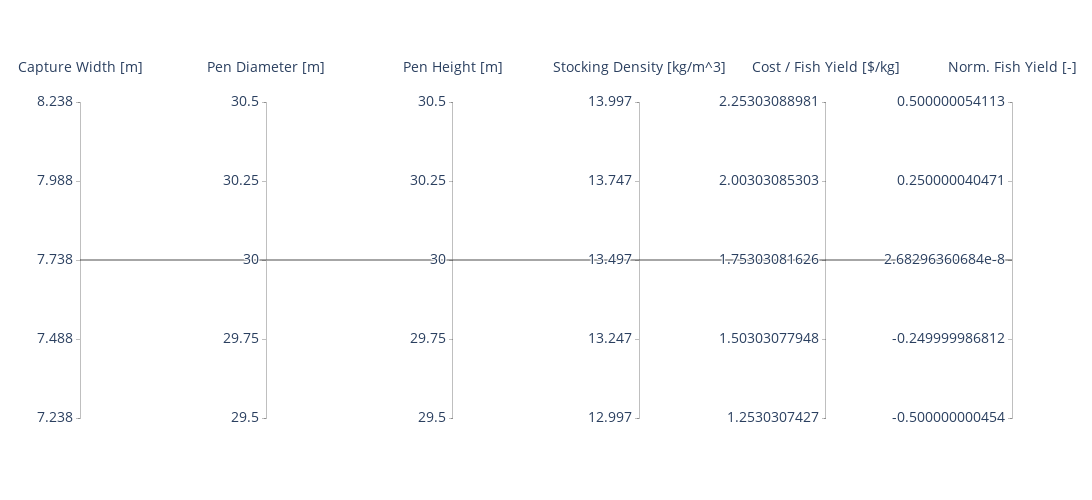

Notebook code cell kept with this figure:
### Code cell
# ref: https://plotly.com/python/parallel-coordinates-plot/
import plotly.graph_objects as go

import pandas as pd

df['run_id'] = np.random.randn(len(df))

fig = go.Figure(data=
    go.Parcoords(
        line = dict(color = df['run_id'],
                   colorscale = [[0,'white'],[1,'black']],
                                                                     ),
        dimensions = list([
            dict(range = [min(df['capture_width'])-.5,max(df['capture_width'])+.5],
                tickvals = np.linspace(min(df['capture_width'])-.5,max(df['capture_width'])+.5, 5),
                label = 'Capture Width [m]', values = df['capture_width']),
            dict(range = [min(df['pen_diameter'])-.5,max(df['pen_diameter'])+.5],
                tickvals = np.linspace(min(df['pen_diameter'])-.5,max(df['pen_diameter'])+.5, 5),
                label = 'Pen Diameter [m]', values = df['pen_diameter']),
            dict(range = [min( df['pen_height'])-.5,max(df['pen_height'])+.5],
                tickvals = np.linspace(min( df['pen_height'])-.5,max(df['pen_height'])+.5, 5),
                label = 'Pen Height [m]', values = df['pen_height']),
            dict(range = [min(df['stock_density'])-.5,max(df['stock_density'])+.5],
                tickvals = np.linspace(min(df['stock_density'])-.5,max(df['stock_density'])+.5, 5),
                label = 'Stocking Density [kg/m^3]', values = df['stock_density']),
            dict(range = [min(df['Obj'])-.5,max(df['Obj'])+.5],
                tickvals = np.linspace(min(df['Obj'])-.5,max(df['Obj'])+.5, 5),
                label = 'Cost / Fish Yield [$/kg]', values = df['Obj']),
            # dict(range = [min(df['P_gen_cons_ineq'])-.5,max(df['P_gen_cons_ineq'])+.5],
            #     tickvals = np.linspace(min(df['P_gen_cons_ineq'])-.5,max(df['P_gen_cons_ineq'])+.5, 5),
            #     label = 'Norm. Power Supply [-]', values = df['P_gen_cons_ineq']),
            dict(range = [min(df['fish_yield_cons_ineq'])-.5,max(df['fish_yield_cons_ineq'])+.5],
                tickvals = np.linspace(min(df['fish_yield_cons_ineq'])-.5,max(df['fish_yield_cons_ineq'])+.5, 5),
                label = 'Norm. Fish Yield [-]', values = df['fish_yield_cons_ineq'])
        ])
    )
)

fs = 14
fig.update_traces(
    labelfont=
    dict(size= fs), 
    tickfont=dict(size= fs), 
    selector=dict(type='parcoords')
    ) 

fig.update_layout(
    plot_bgcolor = 'white',
    paper_bgcolor = 'white',
    autosize=False,
    width=1350,
    height=500
    )

fig.write_image("results/Parallel_coordinate.pdf")
fig.write_image("results/Parallel_coordinate.png")
fig.show()

### Figure 1 — Plotly figure (JSON) as saved in the notebook; plotly's stock layout.template omitted (floating-point values rounded to 4 significant figures)
{"data": [{"dimensions": [{"label": "Capture Width [m]", "range": [7.238, 8.238], "tickvals": [7.238, 7.488, 7.738, 7.988, 8.238], "values": [7.738, 7.738, 7.738, 7.738, 7.738]}, {"label": "Pen Diameter [m]", "range": [29.5, 30.5], "tickvals": [29.5, 29.75, 30, 30.25, 30.5], "values": [30, 30, 30, 30, 30]}, {"label": "Pen Height [m]", "range": [29.5, 30.5], "tickvals": [29.5, 29.75, 30, 30.25, 30.5], "values": [30, 30, 30, 30, 30]}, {"label": "Stocking Density [kg/m^3]", "range": [13.0, 14.0], "tickvals": [13.0, 13.25, 13.5, 13.75, 14.0], "values": [13.5, 13.5, 13.5, 13.5, 13.5]}, {"label": "Cost / Fish Yield [$/kg]", "range": [1.253, 2.253], "tickvals": [1.253, 1.503, 1.753, 2.003, 2.253], "values": [1.753, 1.753, 1.753, 1.753, 1.753]}, {"label": "Norm. Fish Yield [-]", "range": [-0.5, 0.5], "tickvals": [-0.5, -0.25, 2.683e-08, 0.25, 0.5], "values": [5.411e-08, -4.535e-10, -4.211e-12, -4.394e-11, -1.012e-12]}], "labelfont": {"size": 14}, "line": {"color": [-0.5141, -0.4802, 0.5878, -1.395, -0.281], "colorscale": [[0, "white"], [1, "black"]]}, "tickfont": {"size": 14}, "type": "parcoords"}], "layout": {"autosize": false, "height": 500, "paper_bgcolor": "white", "plot_bgcolor": "white", "width": 1350}}
